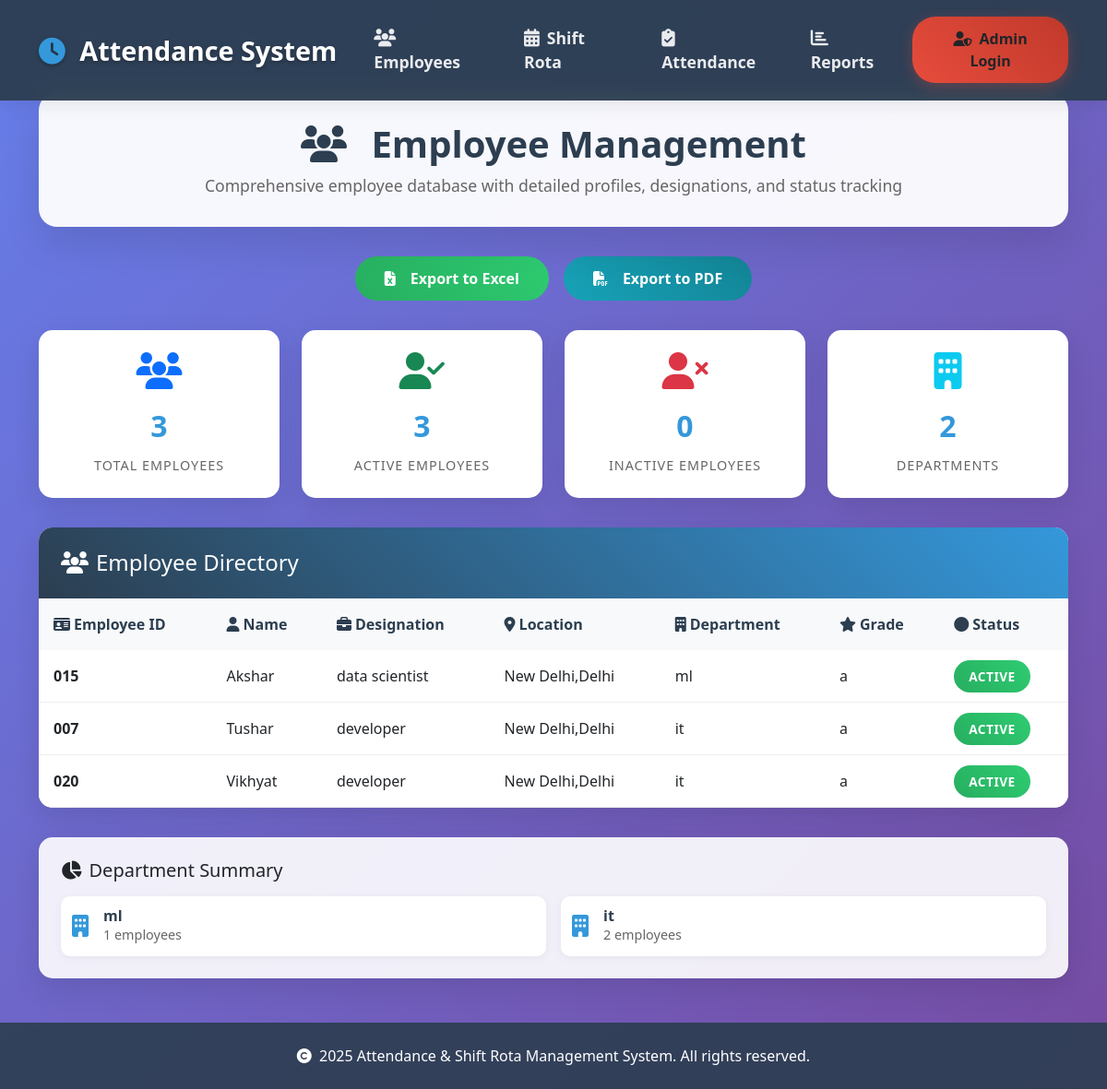
Screenshot of /employee with the database file from the repository.
### Sarthak-final-main/models.py (models this page shows)
class Employee(db.Model):
    id = db.Column(db.Integer, primary_key=True)
    emp_id = db.Column(db.String(20), unique=True, nullable=False)
    name = db.Column(db.String(100), nullable=False)
    designation = db.Column(db.String(100))
    location = db.Column(db.String(100))
    department = db.Column(db.String(100))
    grade = db.Column(db.String(50))
    status = db.Column(db.String(20), default='active')

### Sarthak-final-main/app.py (the view)
@app.route('/employee')
def employee_page():
    employees = Employee.query.all()
    return render_template('employee.html', employees=employees)

### Sarthak-final-main/app.py (called while the page is built)
def is_admin_logged_in():
    return session.get('admin', False)

### Sarthak-final-main/templates/employee.html (shortened to what this page needs)
<!DOCTYPE html>
<html lang="en">
<head>
    <link href="https://cdn.jsdelivr.net/npm/bootstrap@5.3.0/dist/css/bootstrap.min.css" rel="stylesheet">
    <link href="https://cdnjs.cloudflare.com/ajax/libs/font-awesome/6.4.0/css/all.min.css" rel="stylesheet">
</head>
<body>
    <nav class="navbar navbar-expand-lg navbar-dark fixed-top">
        <div class="container">
            <a class="navbar-brand" href="/">
                <i class="fas fa-clock"></i>
                Attendance System
            </a>
            <div class="collapse navbar-collapse" id="navbarNav">
                <ul class="navbar-nav me-auto mb-2 mb-lg-0">
                    <li class="nav-item">
                        <a class="nav-link active" href="/employee">
                            <i class="fas fa-users"></i>Employees
                        </a>
                    </li>
                    <li class="nav-item">
                        <a class="nav-link" href="/rota">
                            <i class="fas fa-calendar-alt"></i>Shift Rota
                        </a>
                    </li>
                    <li class="nav-item">
                        <a class="nav-link" href="/attendance">
                            <i class="fas fa-clipboard-check"></i>Attendance
                        </a>
                    </li>
                    <li class="nav-item">
                        <a class="nav-link" href="/reports">
                            <i class="fas fa-chart-bar"></i>Reports
                        </a>
                    </li>
                </ul>
                {% if is_admin_logged_in() %}
                    <div class="dropdown">
                        <button class="btn btn-admin dropdown-toggle" type="button" id="adminDropdown" data-bs-toggle="dropdown" aria-expanded="false">
                            <i class="fas fa-user-shield"></i>Admin
                        </button>
                        <ul class="dropdown-menu dropdown-menu-end" aria-labelledby="adminDropdown">
                            <li><a class="dropdown-item" href="/admin/employees">
                                <i class="fas fa-users me-2"></i>Manage Employees
                            </a></li>
                            <li><hr class="dropdown-divider"></li>
                            <li><a class="dropdown-item" href="/admin/logout">
                                <i class="fas fa-sign-out-alt me-2"></i>Logout
                            </a></li>
                        </ul>
                    </div>
                {% else %}
                    <a href="/admin/login" class="btn btn-admin">
                        <i class="fas fa-user-shield"></i>Admin Login
                    </a>
                {% endif %}
            </div>
        </div>
    </nav>
    <div class="container" style="margin-top: 100px;">
        <div class="page-header">
            <h1 class="page-title">
                <i class="fas fa-users me-3"></i>
                Employee Management
            </h1>
            <p class="page-subtitle">
                Comprehensive employee database with detailed profiles, designations, and status tracking
            </p>
        </div>
        <div class="action-buttons">
            <a href="/export_employees_excel" class="btn-custom btn-success-custom">
                <i class="fas fa-file-excel me-2"></i>Export to Excel
            </a>
            <a href="/export_employees_pdf" class="btn-custom btn-info-custom">
                <i class="fas fa-file-pdf me-2"></i>Export to PDF
            </a>
        </div>
        <div class="stats-cards">
            <div class="stat-card">
                <i class="fas fa-users stat-icon text-primary"></i>
                <span class="stat-number">{{ employees|length }}</span>
                <div class="stat-label">Total Employees</div>
            </div>
            <div class="stat-card">
                <i class="fas fa-user-check stat-icon text-success"></i>
                <span class="stat-number">{{ employees|selectattr('status', 'equalto', 'active')|list|length }}</span>
                <div class="stat-label">Active Employees</div>
            </div>
            <div class="stat-card">
                <i class="fas fa-user-times stat-icon text-danger"></i>
                <span class="stat-number">{{ employees|selectattr('status', 'equalto', 'inactive')|list|length }}</span>
                <div class="stat-label">Inactive Employees</div>
            </div>
            <div class="stat-card">
                <i class="fas fa-building stat-icon text-info"></i>
                <span class="stat-number">{{ employees|map(attribute='department')|unique|list|length }}</span>
                <div class="stat-label">Departments</div>
            </div>
        </div>
        <div class="employee-table">
            <div class="table-header">
                <h4 class="mb-0">
                    <i class="fas fa-users me-2"></i>Employee Directory
                </h4>
            </div>
            <div class="table-responsive">
                <table class="table table-hover mb-0">
                    <thead>
                        <tr>
                            <th><i class="fas fa-id-card me-1"></i>Employee ID</th>
                            <th><i class="fas fa-user me-1"></i>Name</th>
                            <th><i class="fas fa-briefcase me-1"></i>Designation</th>
                            <th><i class="fas fa-map-marker-alt me-1"></i>Location</th>
                            <th><i class="fas fa-building me-1"></i>Department</th>
                            <th><i class="fas fa-star me-1"></i>Grade</th>
                            <th><i class="fas fa-circle me-1"></i>Status</th>
                        </tr>
                    </thead>
                    <tbody>
                        {% for emp in employees %}
                        <tr>
                            <td><strong>{{ emp.emp_id or 'N/A' }}</strong></td>
                            <td>{{ emp.name or 'N/A' }}</td>
                            <td>{{ emp.designation or 'N/A' }}</td>
                            <td>{{ emp.location or 'N/A' }}</td>
                            <td>{{ emp.department or 'N/A' }}</td>
                            <td>{{ emp.grade or 'N/A' }}</td>
                            <td>
                                <span class="status-badge {% if emp.status == 'active' %}status-active{% else %}status-inactive{% endif %}">
                                    {{ emp.status|title if emp.status else 'N/A' }}
                                </span>
                            </td>
                        </tr>
                        {% endfor %}
                    </tbody>
                </table>
            </div>
        </div>
        {% if employees %}
        <div class="employee-info">
            <h5 class="mb-3">
                <i class="fas fa-chart-pie me-2"></i>Department Summary
            </h5>
            <div class="info-grid">
                {% set departments = employees|map(attribute='department')|unique|list %}
                {% for dept in departments %}
                {% if dept %}
                <div class="info-item">
                    <i class="fas fa-building info-icon"></i>
                    <div class="info-content">
                        <h6>{{ dept }}</h6>
                        <p>{{ employees|selectattr('department', 'equalto', dept)|list|length }} employees</p>
                    </div>
                </div>
                {% endif %}
                {% endfor %}
            </div>
        </div>
        {% endif %}
    </div>
    <footer class="text-center py-4 mt-5" style="background: rgba(44, 62, 80, 0.9); color: white;">
        <div class="container">
            <p class="mb-0">
                <i class="fas fa-copyright me-1"></i>
                                        2025 Attendance & Shift Rota Management System. All rights reserved.
            </p>
        </div>
    </footer>
</body>
</html>

### Sarthak-final-main/templates/employee.html (style rules this page uses)
:root { --primary-color: #2c3e50; --secondary-color: #3498db; --accent-color: #e74c3c; --success-color: #27ae60; --warning-color: #f39c12; --light-bg: #f8f9fa; --dark-bg: #2c3e50; }
body { font-family: 'Segoe UI', Tahoma, Geneva, Verdana, sans-serif; background: linear-gradient(135deg, #667eea 0%, #764ba2 100%); min-height: 100vh; }
.navbar { background: rgba(44, 62, 80, 0.95) !important; backdrop-filter: blur(10px); box-shadow: 0 2px 20px rgba(0,0,0,0.1); padding: 1rem 0; }
.navbar-brand { font-weight: 700; font-size: 1.8rem; color: #fff !important; text-shadow: 0 2px 4px rgba(0,0,0,0.3); }
.navbar-brand i { color: #3498db; margin-right: 0.5rem; }
.nav-link { font-weight: 600; font-size: 1.1rem; transition: all 0.3s ease; position: relative; padding: 0.75rem 1.2rem !important; margin: 0 0.3rem; border-radius: 8px; color: rgba(255, 255, 255, 0.9) !important; }
.nav-link i { margin-right: 0.5rem; font-size: 1.2rem; }
.nav-link::after { content: ''; position: absolute; width: 0; height: 3px; bottom: 0; left: 50%; background: linear-gradient(45deg, #3498db, #2980b9); transition: all 0.3s ease; transform: translateX(-50%); border-radius: 2px; }
.btn-admin { background: linear-gradient(45deg, #e74c3c, #c0392b); border: none; padding: 0.75rem 1.5rem; border-radius: 25px; font-weight: 600; font-size: 1rem; transition: all 0.3s ease; box-shadow: 0 4px 15px rgba(231, 76, 60, 0.3); }
.btn-admin i { margin-right: 0.5rem; }
.btn-custom { padding: 0.75rem 2rem; border-radius: 25px; font-weight: 600; font-size: 1rem; transition: all 0.3s ease; border: none; text-decoration: none; display: inline-flex; align-items: center; gap: 0.5rem; }
.btn-success-custom { background: linear-gradient(45deg, #27ae60, #2ecc71); color: white; }
.btn-info-custom { background: linear-gradient(45deg, #17a2b8, #138496); color: white; }
.action-buttons { display: flex; gap: 1rem; justify-content: center; margin: 2rem 0; flex-wrap: wrap; }
.page-header { background: rgba(255, 255, 255, 0.95); border-radius: 20px; padding: 2rem; margin: 2rem 0; box-shadow: 0 20px 40px rgba(0,0,0,0.1); backdrop-filter: blur(10px); }
.page-title { font-size: 2.5rem; font-weight: 700; color: var(--primary-color); margin-bottom: 0.5rem; text-align: center; }
.page-subtitle { font-size: 1.1rem; color: #666; text-align: center; margin-bottom: 0; }
.stats-cards { display: grid; grid-template-columns: repeat(auto-fit, minmax(200px, 1fr)); gap: 1.5rem; margin: 2rem 0; }
.stat-card { background: white; border-radius: 15px; padding: 1.5rem; text-align: center; box-shadow: 0 10px 30px rgba(0,0,0,0.1); transition: all 0.3s ease; }
.stat-icon { font-size: 2.5rem; margin-bottom: 1rem; display: block; }
.stat-number { font-size: 2rem; font-weight: 700; color: var(--secondary-color); display: block; margin-bottom: 0.5rem; }
.stat-label { color: #666; font-weight: 500; text-transform: uppercase; letter-spacing: 1px; font-size: 0.9rem; }
.employee-table { background: white; border-radius: 15px; overflow: hidden; box-shadow: 0 10px 30px rgba(0,0,0,0.1); margin: 2rem 0; }
.table-header { background: linear-gradient(45deg, var(--primary-color), var(--secondary-color)); color: white; padding: 1.5rem; font-weight: 600; }
.table th { background: #f8f9fa; border: none; font-weight: 600; color: var(--primary-color); padding: 1rem; }
.table td { border: none; border-bottom: 1px solid #eee; vertical-align: middle; padding: 1rem; }
.status-badge { padding: 0.5rem 1rem; border-radius: 50px; font-size: 0.85rem; font-weight: 600; text-transform: uppercase; letter-spacing: 0.5px; }
.status-active { background: linear-gradient(45deg, #27ae60, #2ecc71); color: white; }
.employee-info { background: rgba(255, 255, 255, 0.9); border-radius: 15px; padding: 1.5rem; margin: 1rem 0; box-shadow: 0 10px 30px rgba(0,0,0,0.1); }
.info-grid { display: grid; grid-template-columns: repeat(auto-fit, minmax(250px, 1fr)); gap: 1rem; }
.info-item { display: flex; align-items: center; padding: 0.75rem; background: white; border-radius: 10px; box-shadow: 0 2px 10px rgba(0,0,0,0.05); }
.info-icon { font-size: 1.5rem; margin-right: 1rem; color: var(--secondary-color); }
.info-content h6 { margin: 0; color: var(--primary-color); font-weight: 600; }
.info-content p { margin: 0; color: #666; font-size: 0.9rem; }

### rows the page displays
Employee: emp "015", name "Akshar", designation "data scientist", location "New Delhi,Delhi", department "ml", grade "a", status "ACTIVE", employees "1"
Employee: emp "007", name "Tushar", designation "developer", location "New Delhi,Delhi", department "it", grade "a", status "ACTIVE", employees "2"
Employee: emp "020", name "Vikhyat", designation "developer", location "New Delhi,Delhi", department "it", grade "a", status "ACTIVE"

### other values shown
{{ employees|length }} "3"
{{ employees|selectattr('status', 'equalto', 'active')|list|length }} "3"
{{ employees|selectattr('status', 'equalto', 'inactive')|list|length }} "0"
{{ employees|map(attribute='department')|unique|list|length }} "2"
